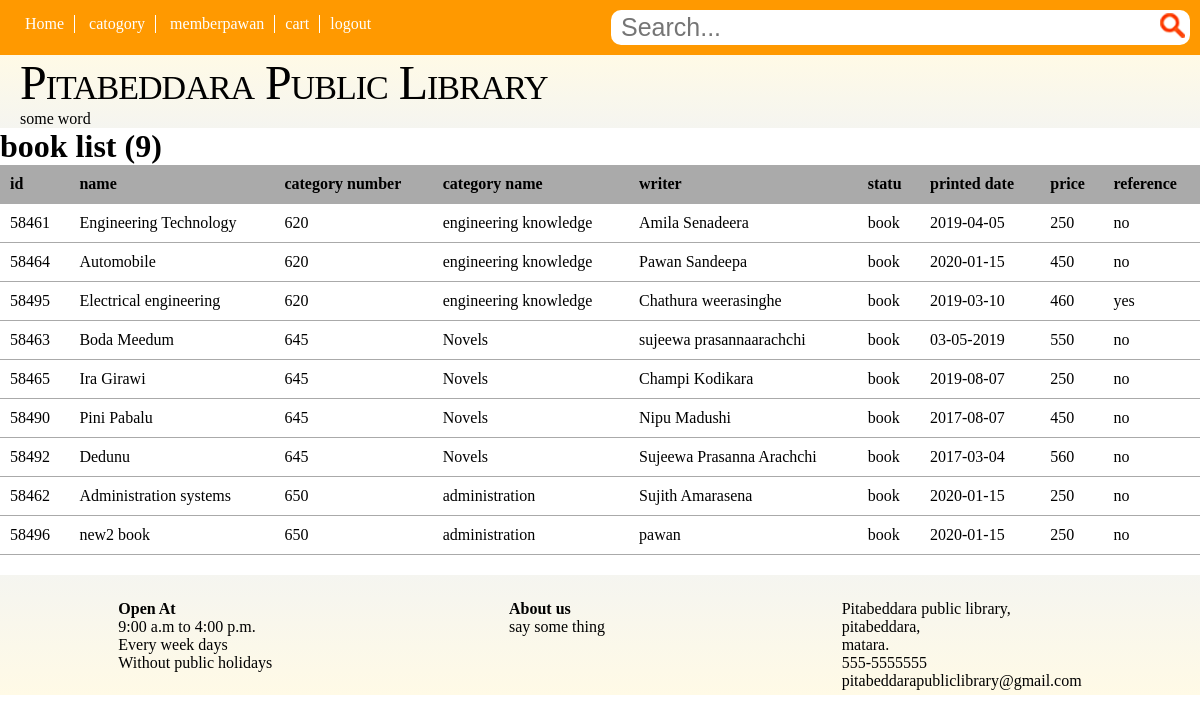
The app's page /php/book_list.php (signed in) with its own data.
### tables this page shows
CREATE TABLE IF NOT EXISTS `book` (
  `id` varchar(5) NOT NULL,
  `name` varchar(50) DEFAULT NULL,
  `category_number` varchar(15) DEFAULT NULL,
  `writer` varchar(50) DEFAULT NULL,
  `statu` varchar(15) DEFAULT NULL,
  `printed_date` varchar(10) DEFAULT NULL,
  `price` float DEFAULT NULL,
  `reference` varchar(3) NOT NULL,
  PRIMARY KEY (`id`)
);

CREATE TABLE IF NOT EXISTS `category` (
  `category_number` varchar(15) NOT NULL,
  `category_name` varchar(50) NOT NULL,
  PRIMARY KEY (`category_number`,`category_name`)
);

### php/book_list.php (the view, shortened to what this page needs)
<?php require_once('../connection/tempconn.php'); ?>
<?php
	$error=array();
	$job_position='';
	if(isset($_SESSION['job_position'])){
		$job_position=$_SESSION['job_position'];
	}
	$list='';
	$query="SELECT id,name,category_number,writer,statu,printed_date,price,reference FROM book ORDER BY category_number";
			if ($job_position=="admin" or $job_position=="assistant") {
				$rquery=mysqli_query($admin_conn,$query);
				if($rquery){
					$list_count=mysqli_num_rows($rquery);
					$list.="<h1>book list ({$list_count})</h1>";
					$list.="<table class=\"userlist\">";
					$list.="<tr><th>id</th><th>name</th><th>category number</th><th>category name</th><th>writer</th><th>statu</th><th>printed date</th><th>price</th><th>reference</th><th>edit</th><th>delete</th></tr>";
					while($detail=mysqli_fetch_assoc($rquery)){
						$list.="<tr>";
						$list.="<td>{$detail['id']}</td>";
						$list.="<td>{$detail['name']}</td>";
						$list.="<td>{$detail['category_number']}</td>";
						$get_category="SELECT category_name from category where category_number='{$detail['category_number']}'";
						$rget_category=mysqli_query($admin_conn,$get_category);
						$category_detail=mysqli_fetch_assoc($rget_category);
						$list.="<td>{$category_detail['category_name']}</td>";
						$list.="<td>{$detail['writer']}</td>";
						$list.="<td>{$detail['statu']}</td>";
						$list.="<td>{$detail['printed_date']}</td>";
						$list.="<td>{$detail['price']}</td>";
						$list.="<td>{$detail['reference']}</td>";
						$list.="<td><a href=\"edit_book.php?id={$detail['id']}\">edit</a></td>";
						$list.="<td><a href=\"delete_book.php?id={$detail['id']}\" onclick=\"return confirm('are you sure do you want to delete');\">delete</td>";
						$list.="</tr>";
					}
				}else{
					$error[]="can't get book details";
				}
			}else{
				$rquery=mysqli_query($member1_conn,$query);
				if($rquery){
					$list_count=mysqli_num_rows($rquery);
					$list.="<h1>book list ({$list_count})</h1>";
					$list.="<table class=\"userlist\">";
					$list.="<tr><th>id</th><th>name</th><th>category number</th><th>category name</th><th>writer</th><th>statu</th><th>printed date</th><th>price</th><th>reference</th></tr>";
					while($detail=mysqli_fetch_assoc($rquery)){
						$list.="<tr>";
						$list.="<td>{$detail['id']}</td>";
						$list.="<td>{$detail['name']}</td>";
						$list.="<td>{$detail['category_number']}</td>";
						$get_category="SELECT category_name from category where category_number='{$detail['category_number']}'";
						$rget_category=mysqli_query($member1_conn,$get_category);
						$category_detail=mysqli_fetch_assoc($rget_category);
						$list.="<td>{$category_detail['category_name']}</td>";
						$list.="<td>{$detail['writer']}</td>";
						$list.="<td>{$detail['statu']}</td>";
						$list.="<td>{$detail['printed_date']}</td>";
						$list.="<td>{$detail['price']}</td>";
						$list.="<td>{$detail['reference']}</td>";
						$list.="</tr>";
					}
				}else{
					$error[]="can't get book details";
				}
			}
		$list.="</table>";
?>
<!DOCTYPE html>
<html lang="en">
<head>
	<link rel="stylesheet" href="../css/list.css">
</head>
<body>
	<div>
		<?php require_once('header.php'); ?>
		<?php require_once('banner.php'); ?>
	</div>
	<main>
		<?php echo $list; ?>
	</main>
	<div class="includeone">
		<?php require_once('footer.php') ?>
	</div>
</body>
</html>

### css/list.css (style rules this page uses)
* { margin: 0; padding: 0; }
table.userlist { width: 100%; border-collapse: collapse; }
table.userlist th { background: #aaa; }
table.userlist th, table.userlist td { padding: 10px; border-bottom: 1px solid #aaa; text-align: left; }

### css/main.css (style rules this page uses)
* { margin: 0; padding: 0; }

### records on screen
book: id "58461", name "Engineering Technology", category_number "620", category.category_name "engineering knowledge", writer "Amila Senadeera", statu "book", printed_date "2019-04-05", price "250", reference "no"
book: id "58464", name "Automobile", category_number "620", category.category_name "engineering knowledge", writer "Pawan Sandeepa", statu "book", printed_date "2020-01-15", price "450", reference "no"
book: id "58495", name "Electrical engineering", category_number "620", category.category_name "engineering knowledge", writer "Chathura weerasinghe", statu "book", printed_date "2019-03-10", price "460", reference "yes"
book: id "58463", name "Boda Meedum", category_number "645", category.category_name "Novels", writer "sujeewa prasannaarachchi", statu "book", printed_date "03-05-2019", price "550", reference "no"
book: id "58465", name "Ira Girawi", category_number "645", category.category_name "Novels", writer "Champi Kodikara", statu "book", printed_date "2019-08-07", price "250", reference "no"
book: id "58490", name "Pini Pabalu", category_number "645", category.category_name "Novels", writer "Nipu Madushi", statu "book", printed_date "2017-08-07", price "450", reference "no"
book: id "58492", name "Dedunu", category_number "645", category.category_name "Novels", writer "Sujeewa Prasanna Arachchi", statu "book", printed_date "2017-03-04", price "560", reference "no"
book: id "58462", name "Administration systems", category_number "650", category.category_name "administration", writer "Sujith Amarasena", statu "book", printed_date "2020-01-15", price "250", reference "no"
book: id "58496", name "new2 book", category_number "650", category.category_name "administration", writer "pawan", statu "book", printed_date "2020-01-15", price "250", reference "no"

### other values on screen
$last_name "memberpawan"
$list_count "9"
